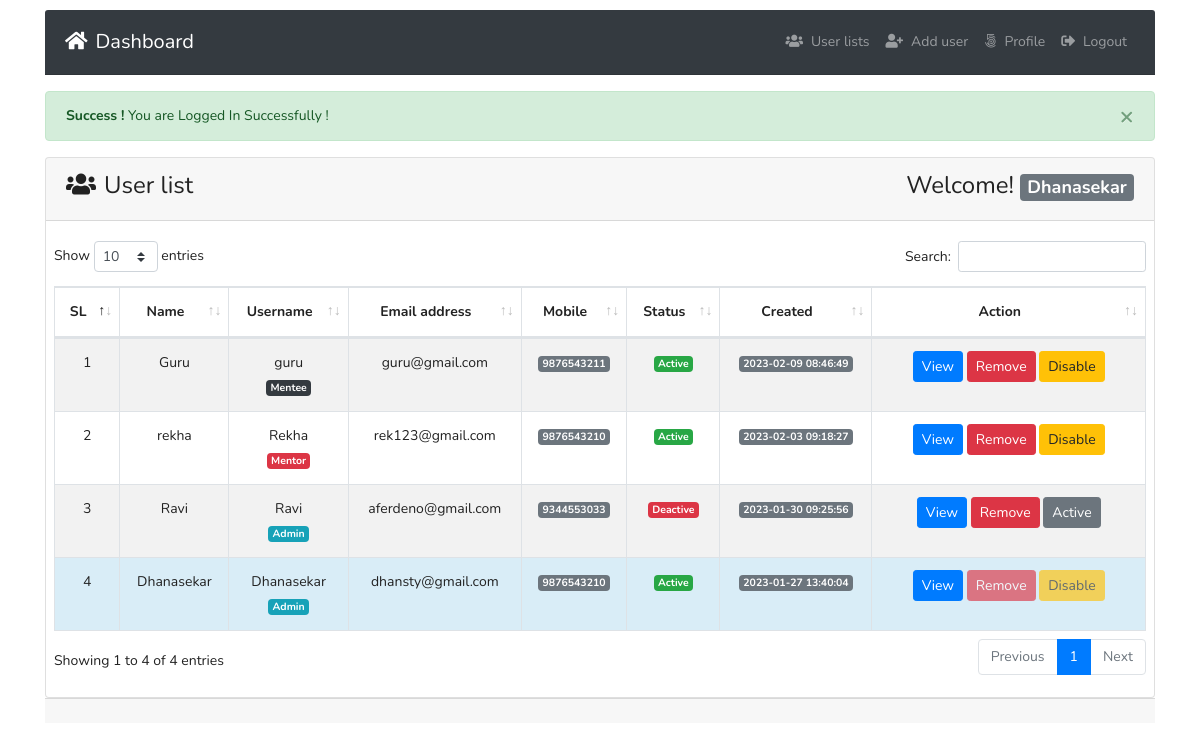
Page /index.php (signed in) on the committed database.
### tables this page shows
CREATE TABLE `tbl_users` (
  `id` int(11) NOT NULL,
  `name` varchar(255) DEFAULT NULL,
  `username` varchar(255) DEFAULT NULL,
  `email` varchar(255) DEFAULT NULL,
  `password` varchar(255) DEFAULT NULL,
  `mobile` varchar(25) DEFAULT NULL,
  `roleid` tinyint(4) DEFAULT NULL,
  `isActive` tinyint(4) DEFAULT 0,
  `created_at` timestamp NOT NULL DEFAULT current_timestamp(),
  `updated_at` timestamp NOT NULL DEFAULT current_timestamp()
);

### classes/Users.php (called while the page is built, shortened)
<?php
include 'lib/Database.php';
include_once 'lib/Session.php';
class Users
{
  private $db;
  public function __construct()
  {
    $this->db = new Database();
  }
  public function formatDate($date)
  {
    $strtime = strtotime($date);
    return date('Y-m-d H:i:s', $strtime);
  }
  public function selectAllUserData()
  {
    $sql = "SELECT * FROM tbl_users ORDER BY id DESC";
    $stmt = $this->db->pdo->prepare($sql);
    $stmt->execute();
    return $stmt->fetchAll(PDO::FETCH_OBJ);
  }
}

### index.php (the view, shortened to what this page needs)
<?php
include 'inc/header.php';
$logMsg = Session::get('logMsg');
if (isset($logMsg)) {
  echo $logMsg;
}
?>
<div class="card ">
  <div class="card-header">
    <h3><i class="fas fa-users mr-2"></i>User list <span class="float-right">Welcome! <strong>
          <span class="badge badge-lg badge-secondary text-white">
            <?php
            $username = Session::get('username');
            if (isset($username)) {
              echo $username;
            }
            ?></span>
        </strong></span></h3>
  </div>
  <div class="card-body pr-2 pl-2">
    <table id="example" class="table table-striped table-bordered" style="width:100%">
      <thead>
        <tr>
          <th class="text-center">SL</th>
          <th class="text-center">Name</th>
          <th class="text-center">Username</th>
          <th class="text-center">Email address</th>
          <th class="text-center">Mobile</th>
          <th class="text-center">Status</th>
          <th class="text-center">Created</th>
          <th width='25%' class="text-center">Action</th>
        </tr>
      </thead>
      <tbody>
        <?php
        $allUser = $users->selectAllUserData();
        if ($allUser) {
          $i = 0;
          foreach ($allUser as  $value) {
            $i++;
        ?>
            <tr class="text-center" <?php if (Session::get("id") == $value->id) {
                                      echo "style='background:#d9edf7' ";
                                    } ?>>
              <td><?php echo $i; ?></td>
              <td><?php echo $value->name; ?></td>
              <td><?php echo $value->username; ?> <br>
                <?php if ($value->roleid  == '1') {
                  echo "<span class='badge badge-lg badge-info text-white'>Admin</span>";
                } elseif ($value->roleid == '2') {
                  echo "<span class='badge badge-lg badge-danger text-white'>Mentor</span>";
                } elseif ($value->roleid == '3') {
                  echo "<span class='badge badge-lg badge-dark text-white'>Mentee</span>";
                } ?></td>
              <td><?php echo $value->email; ?></td>
              <td><span class="badge badge-lg badge-secondary text-white"><?php echo $value->mobile; ?></span></td>
              <td>
                <?php if ($value->isActive == '0') { ?>
                  <span class="badge badge-lg badge-success text-white">Active</span>
                <?php } else { ?>
                  <span class="badge badge-lg badge-danger text-white">Deactive</span>
                <?php } ?>
              </td>
              <td><span class="badge badge-lg badge-secondary text-white"><?php echo $users->formatDate($value->created_at);  ?></span></td>
              <td>
                <?php if (Session::get("roleid") == '1') { ?>
                  <a class="btn btn-primary btn-sm
                            " href="profile.php?id=<?php echo $value->id; ?>">View</a>
                  <a onclick="return confirm('Are you sure To Delete ?')" class="btn btn-danger
                    <?php if (Session::get("id") == $value->id) {
                      echo "disabled";
                    } ?>
                             btn-sm " href="?remove=<?php echo $value->id; ?>">Remove</a>
                  <?php if ($value->isActive == '0') {  ?>
                    <a onclick="return confirm('Are you sure To Deactive ?')" class="btn btn-warning
                       <?php if (Session::get("id") == $value->id) {
                          echo "disabled";
                        } ?>
                                btn-sm " href="?deactive=<?php echo $value->id; ?>">Disable</a>
                  <?php } elseif ($value->isActive == '1') { ?>
                    <a onclick="return confirm('Are you sure To Active ?')" class="btn btn-secondary
                       <?php if (Session::get("id") == $value->id) {
                          echo "disabled";
                        } ?>
                                btn-sm " href="?active=<?php echo $value->id; ?>">Active</a>
                  <?php } ?>
                <?php  } elseif (Session::get("id") == $value->id  && Session::get("roleid") == '2') { ?>
                  <a class="btn btn-primary btn-sm " href="profile.php?id=<?php echo $value->id; ?>">View</a>
                <?php } elseif (Session::get("id") == $value->id  && Session::get("roleid") == '3') { ?>
                  <a class="btn btn-primary btn-sm " href="profile.php?id=<?php echo $value->id; ?>">View</a>
                <?php }
                ?>
              </td>
            </tr>
          <?php }
        } else { ?>
          <tr class="text-center">
            <td>No user availabe now !</td>
          </tr>
        <?php } ?>
      </tbody>
    </table>
  </div>
</div>
<?php
include 'inc/footer.php';
?>

### inc/header.php (shortened to what this page needs)
<?php
$filepath = realpath(dirname(__FILE__));
include_once $filepath . "/../lib/Session.php";
$users = new Users();
?>
<!DOCTYPE html>
<html lang="en" dir="ltr">
<head>
  <link rel="stylesheet" href="assets/bootstrap.min.css">
  <link href="https://use.fontawesome.com/releases/v5.0.4/css/all.css" rel="stylesheet">
  <link rel="stylesheet" href="assets/dataTables.bootstrap4.min.css">
  <link rel="stylesheet" href="assets/style.css">
</head>
<body>
  <div class="container">
    <nav class="navbar navbar-expand-md navbar-dark bg-dark card-header">
      <a class="navbar-brand" href="index.php"><i class="fas fa-home mr-2"></i>Dashboard</a>
      <div class="collapse navbar-collapse" id="navbarsExampleDefault">
        <ul class="navbar-nav ml-auto">
          <?php if (Session::get('id') == TRUE) { ?>
            <?php if (Session::get('roleid') == '1') { ?>
              <li class="nav-item">
                <a class="nav-link" href="index.php"><i class="fas fa-users mr-2"></i>User lists </span></a>
              </li>
              <li class="nav-item
              <?php
              $path = $_SERVER['SCRIPT_FILENAME'];
              $current = basename($path, '.php');
              if ($current == 'addUser') {
                echo " active ";
              }
              ?>">
                <a class="nav-link" href="addUser.php"><i class="fas fa-user-plus mr-2"></i>Add user </span></a>
              </li>
            <?php  } ?>
            <li class="nav-item
            <?php
            $path = $_SERVER['SCRIPT_FILENAME'];
            $current = basename($path, '.php');
            if ($current == 'profile') {
              echo "active ";
            }
            ?>
            ">
              <a class="nav-link" href="profile.php?id=<?php echo Session::get("id"); ?>"><i class="fab fa-500px mr-2"></i>Profile <span class="sr-only">(current)</span></a>
            </li>
            <li class="nav-item">
              <a class="nav-link" href="?action=logout"><i class="fas fa-sign-out-alt mr-2"></i>Logout</a>
            </li>
          <?php } ?>
        </ul>
      </div>
    </nav>

### inc/footer.php (shortened to what this page needs)
<div class="well card-footer">
</div>
  </body>
</html>

### assets/style.css (style rules this page uses)
body { padding-block:10px ; line-height: 24px; font-size: 14px; font-style: normal; font-weight: normal; visibility: visible; font-family: 'Nunito', sans-serif; color: #222; }
h1, h2, h3, h4, h5, h6 { color: #222; font-family: 'Nunito', sans-serif; font-weight: 400; margin-top: 0; }
h3 { font-size: 24px; line-height: 30px; }

### rows in the picture
tbl_users: name "Guru", username "guru", shows "Mentee", email "guru@gmail.com", mobile "9876543211", isActive "Active", created_at "2023-02-09 08:46:49"
tbl_users: name "rekha", username "Rekha", shows "Mentor", email "rek123@gmail.com", mobile "9876543210", isActive "Active", created_at "2023-02-03 09:18:27"
tbl_users: name "Ravi", username "Ravi", shows "Admin", email "aferdeno@gmail.com", mobile "9344553033", isActive "Deactive", created_at "2023-01-30 09:25:56"
tbl_users: name "Dhanasekar", username "Dhanasekar", shows "Admin", email "dhansty@gmail.com", mobile "9876543210", isActive "Active", created_at "2023-01-27 13:40:04"

### other values in the picture
$logMsg "× Success ! You are Logged In Successfully !"
$username "Dhanasekar"
